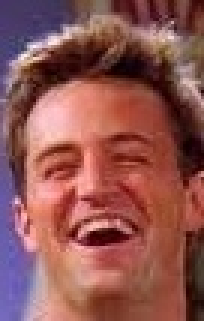
#> input picture Chandler.jpg, 68 x 107 px, found by its file name (shown 3 times larger)
$ jupyter execute --allow-errors FACE_RECOGNITION_PREDICTOR.ipynb   (older library calls are emulated)
#> lines starting #> are read from the running program, lines starting #| are printed output that depends on the picture
[cell 1]
from PIL import Image
import os
import re

from skimage.feature import hog

import matplotlib.pyplot as plt
import numpy as np

import pylab as pl
import numpy as np
from matplotlib import pyplot as plt
from sklearn.model_selection import train_test_split
from sklearn.model_selection import GridSearchCV
from sklearn.metrics import classification_report
from sklearn.decomposition import PCA
from sklearn.svm import SVC

[cell 2]
target_names=['RossGeller', 'Gunther', 'Joey', 'PhoebeBuffay']

# Uncomment different examples

img = Image.open('Target/Chandler.jpg')
#> img is the input picture: PIL image 68x107 RGB; mean R, G, B 143.4, 85.3, 82.2

plt.imshow(img)

[cell 3]
img=img.resize([32,64])
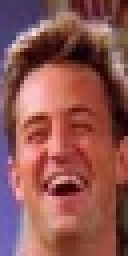
#> img: PIL image 32x64 RGB (shown 4 times larger); mean R, G, B 143.4, 85.3, 82.2

fd, hog_image = hog(img, orientations=9, pixels_per_cell=(4, 4), cells_per_block=(2, 2), visualize=True, multichannel=True) # obtain HOG features
#> fd = 3780 values, max 0.496 at index 29, min 0 at index 1, mean 0.114
hog_image.shape
plt.imshow(hog_image, cmap='gray')

X=fd
#> X has the same summary as fd
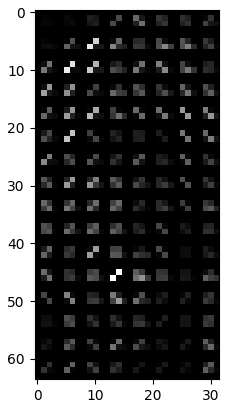
#> figure drawn by matplotlib, 1 panel

[cell 4]
X.shape
#> Out = (3780,)

$ run again, with Joey.jpg copied over Chandler.jpg
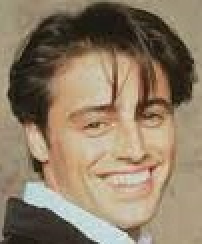
#> input picture Joey.jpg, 101 x 122 px, found by its file name (shown 2 times larger)
#> img is the input picture: PIL image 101x122 RGB; mean R, G, B 142.4, 124.7, 102.1
#> `img=img.resize([32,64])`:
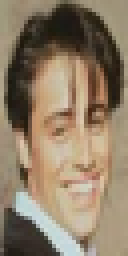
#> img: PIL image 32x64 RGB (shown 4 times larger); mean R, G, B 142.4, 124.7, 102.1
#> fd = 3780 values, max 0.899 at index 3579, min 0 at index 2, mean 0.11
#> X has the same summary as fd
#> `[cell 3] img=img.resize([32,64])  fd, hog_image = hog(img, orientation..`:
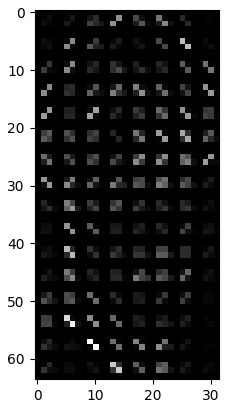
#> figure drawn by matplotlib, 1 panel

$ run again, with Phoebe.jpg copied over Chandler.jpg
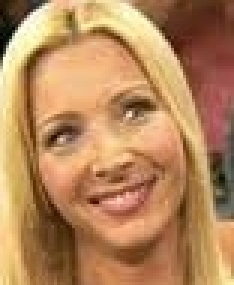
#> input picture Phoebe.jpg, 78 x 95 px, found by its file name (shown 3 times larger)
#> img is the input picture: PIL image 78x95 RGB; mean R, G, B 181.3, 134.5, 91.1
#> `img=img.resize([32,64])`:
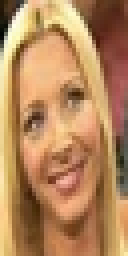
#> img: PIL image 32x64 RGB (shown 4 times larger); mean R, G, B 181.4, 134.5, 91.1
#> fd = 3780 values, max 0.5 at index 180, min 0 at index 2, mean 0.108
#> X has the same summary as fd
#> `[cell 3] img=img.resize([32,64])  fd, hog_image = hog(img, orientation..`:
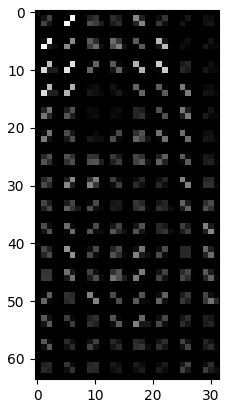
#> figure drawn by matplotlib, 1 panel

$ run again, with Ross.jpg copied over Chandler.jpg
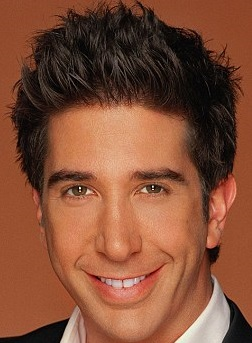
#> input picture Ross.jpg, 252 x 343 px, found by its file name
#> img is the input picture: PIL image 252x343 RGB; mean R, G, B 131.1, 78.9, 55.3
#> `img=img.resize([32,64])`:
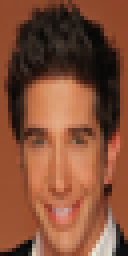
#> img: PIL image 32x64 RGB (shown 4 times larger); mean R, G, B 131, 78.9, 55.3
#> fd = 3780 values, max 0.607 at index 2537, min 0 at index 1, mean 0.106
#> X has the same summary as fd
#> `[cell 3] img=img.resize([32,64])  fd, hog_image = hog(img, orientation..`:
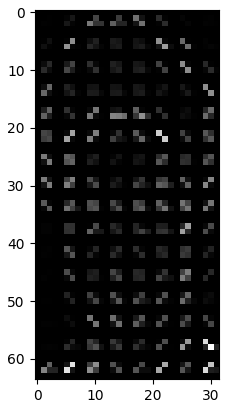
#> figure drawn by matplotlib, 1 panel
